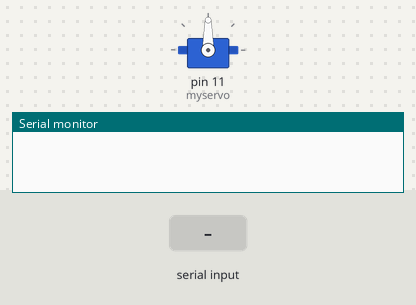
Recording of a sketch running on a simulated Arduino Uno, built with avr-gcc and run on an emulated ATmega328P. On the bench: servo, the last lines printed to the serial monitor. The test bench sets the inputs (shaded band).

Above: at 1.2 s.
1.3 s: "30,150\n" received over Serial
At 2.5 s:
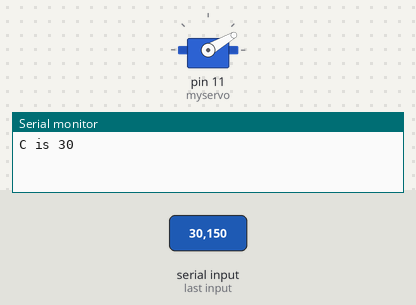
2.8 s: "5\n" received over Serial
At 3.5 s:
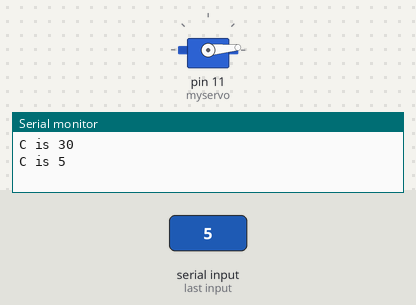
4.3 s: "200\n" received over Serial
At 4.7 s:
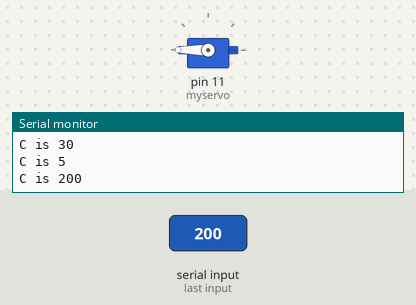
5.8 s: "90,45\n" received over Serial
At 7.1 s:
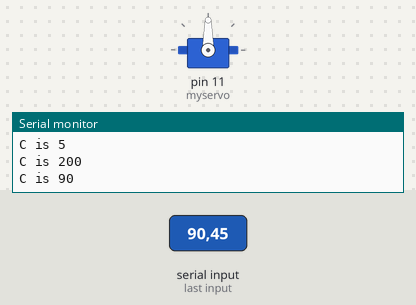
Timing chart, 0 to 8.3 s (numbered marks = the images above; inputs shaded):
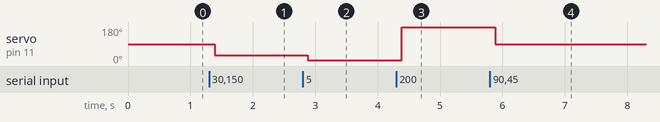

The sketch:

e2_servo_control.ino
```cpp
/*Control Servo motor via arduino using PytHon GUI
Note: Disconnect from Python IDE before uploading this sketch to your arduino
*/

//Include servo library
#include <Servo.h>
Servo myservo;

//Declare variables
String inByte;
int pos;

//Setup your baudrate & arduino pins
void setup()
{
  myservo.attach(11);     //Digital pin that your servo is attached
  Serial.setTimeout(80);  //time in which Serial port will wait for serail data
  Serial.begin(9600);
}

void loop()
{
        // send data only when you receive data from python
        while (Serial.available() > 0)
        {
                // read the incoming byte:
                String c = Serial.readString();
                //Convert string to integer
                pos = c.toInt();
                delay(2);
                // Print your value back
                Serial.print("C is ");
                myservo.write(pos);
                Serial.println(pos);

        }
}
```

Measured:
- after the input at 1.3 s, servo on pin 11 (myservo): 90° → 30° after 0.09 s
- after the input at 2.8 s, servo on pin 11 (myservo): 30° → 5° after 0.08 s
- after the input at 4.3 s, servo on pin 11 (myservo): 5° → 180° after 0.09 s
- after the input at 5.8 s, servo on pin 11 (myservo): 180° → 90° after 0.09 s
